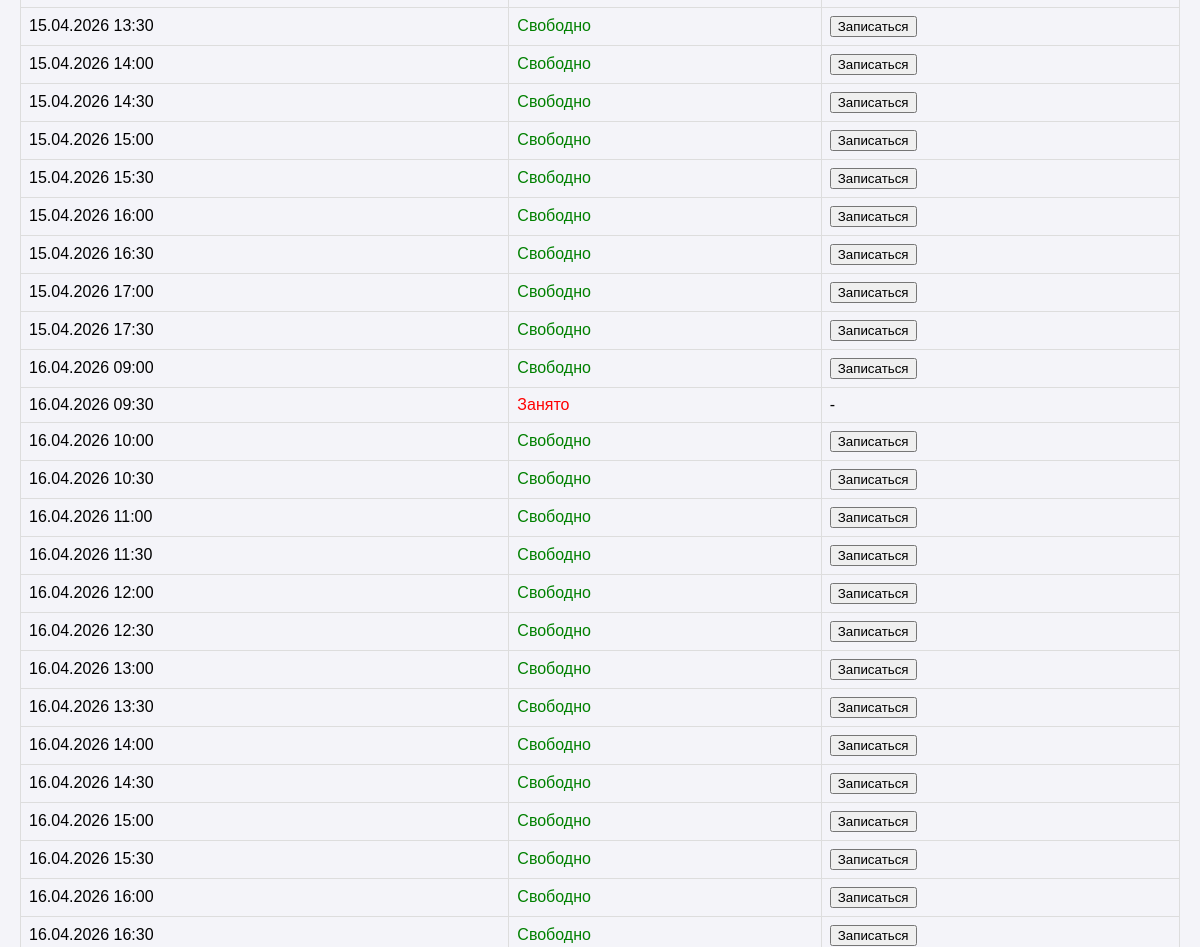
The app's page /patient/doctors/1/schedule (signed in, middle part), older data.
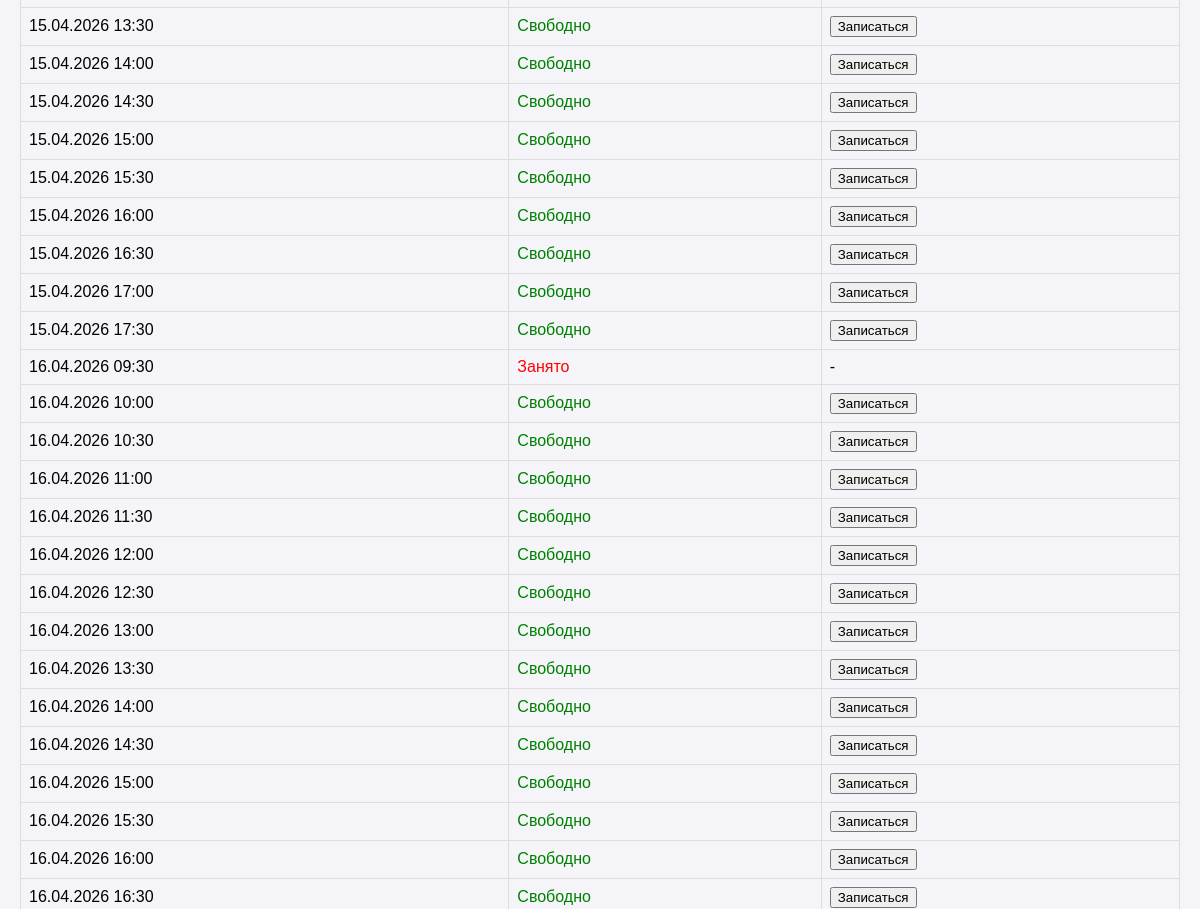
The same page, newer data.
### app/models.py (models this page shows, shortened)
class ScheduleSlot(db.Model):
    __tablename__ = 'schedule_slots'
    id = db.Column(db.Integer, primary_key=True)
    doctor_id = db.Column(db.Integer, db.ForeignKey('users.id'), nullable=False)
    start_time = db.Column(db.DateTime, nullable=False, index=True)
    end_time = db.Column(db.DateTime, nullable=False)
    is_available = db.Column(db.Boolean, default=True) # True - свободно, False - занято/отменено
    appointment = db.relationship('Appointment', uselist=False, backref='slot')

### app/patient/routes.py (the view)
@bp.route('/doctors/<int:doctor_id>/schedule')
@login_required
@role_required('patient')
def view_schedule(doctor_id):
    doctor = User.query.get_or_404(doctor_id)
    if doctor.role != 'doctor':
        flash('Этот пользователь не является врачом.')
        return redirect(url_for('patient.list_doctors'))
    today = datetime.now().date()
    next_week = today + timedelta(days=7)
    slots = ScheduleSlot.query.filter(
        ScheduleSlot.doctor_id == doctor_id,
        ScheduleSlot.start_time >= datetime.combine(today, datetime.min.time()),
        ScheduleSlot.start_time <= datetime.combine(next_week, datetime.max.time())
    ).order_by(ScheduleSlot.start_time).all()
    return render_template('patient/schedule.html', title=f'Расписание: {doctor.username}', doctor=doctor, slots=slots)

### app/models.py (called while the page is built)
@login_manager.user_loader
def load_user(user_id):
    return User.query.get(int(user_id))

### app/utils.py (called while the page is built)
def role_required(role):
    def decorator(f):
        @wraps(f)
        def decorated_function(*args, **kwargs):
            if not current_user.is_authenticated:
                return redirect(url_for('auth.login'))
            if current_user.role != role:
                flash('У вас нет доступа к этой странице.')
                return redirect(url_for('main.index'))
            return f(*args, **kwargs)
        return decorated_function
    return decorator

### app/templates/patient/schedule.html (shortened to what this page needs)
{% extends "base.html" %}
{% block content %}
<table style="width: 100%; border-collapse: collapse; margin-top: 20px;">
    {% for slot in slots %}
    <tr>
        <td style="border: 1px solid #ddd; padding: 8px;">{{ slot.start_time.strftime('%d.%m.%Y %H:%M') }}</td>
        <td style="border: 1px solid #ddd; padding: 8px;">
            {% if slot.is_available %}
                <span style="color: green;">Свободно</span>
            {% else %}
                <span style="color: red;">Занято</span>
            {% endif %}
        </td>
        <td style="border: 1px solid #ddd; padding: 8px;">
            {% if slot.is_available %}
            <form action="{{ url_for('patient.book_appointment', slot_id=slot.id) }}" method="post">
                <button type="submit" class="btn" style="cursor: pointer;">Записаться</button>
            </form>
            {% else %}
                -
            {% endif %}
        </td>
    </tr>
    {% else %}
    <tr>
        <td colspan="3" style="border: 1px solid #ddd; padding: 8px;">Расписание на ближайшую неделю пусто.</td>
    </tr>
    {% endfor %}
</table>
{% endblock %}

Row changes from the older to the newer data that the page shows:
removed ScheduleSlot: start_time "16.04.2026 09:00", is_available "Свободно"
